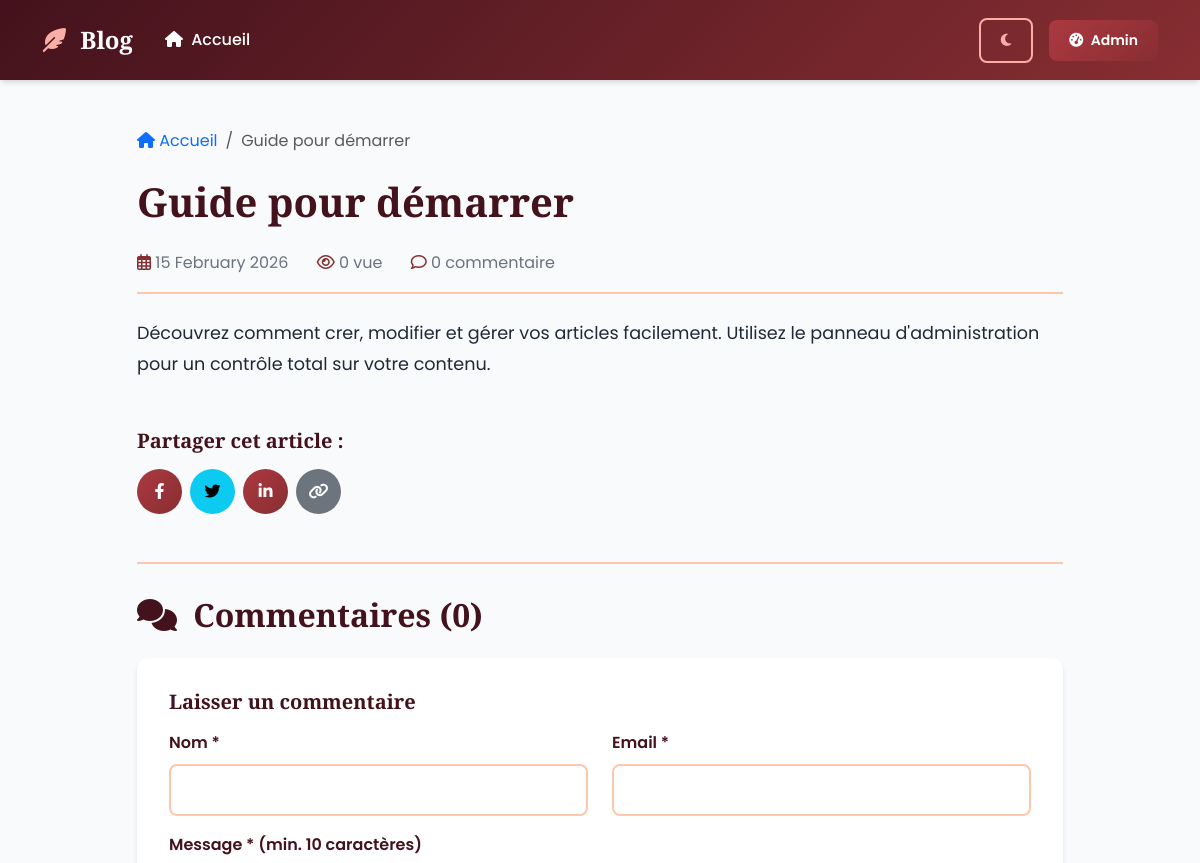
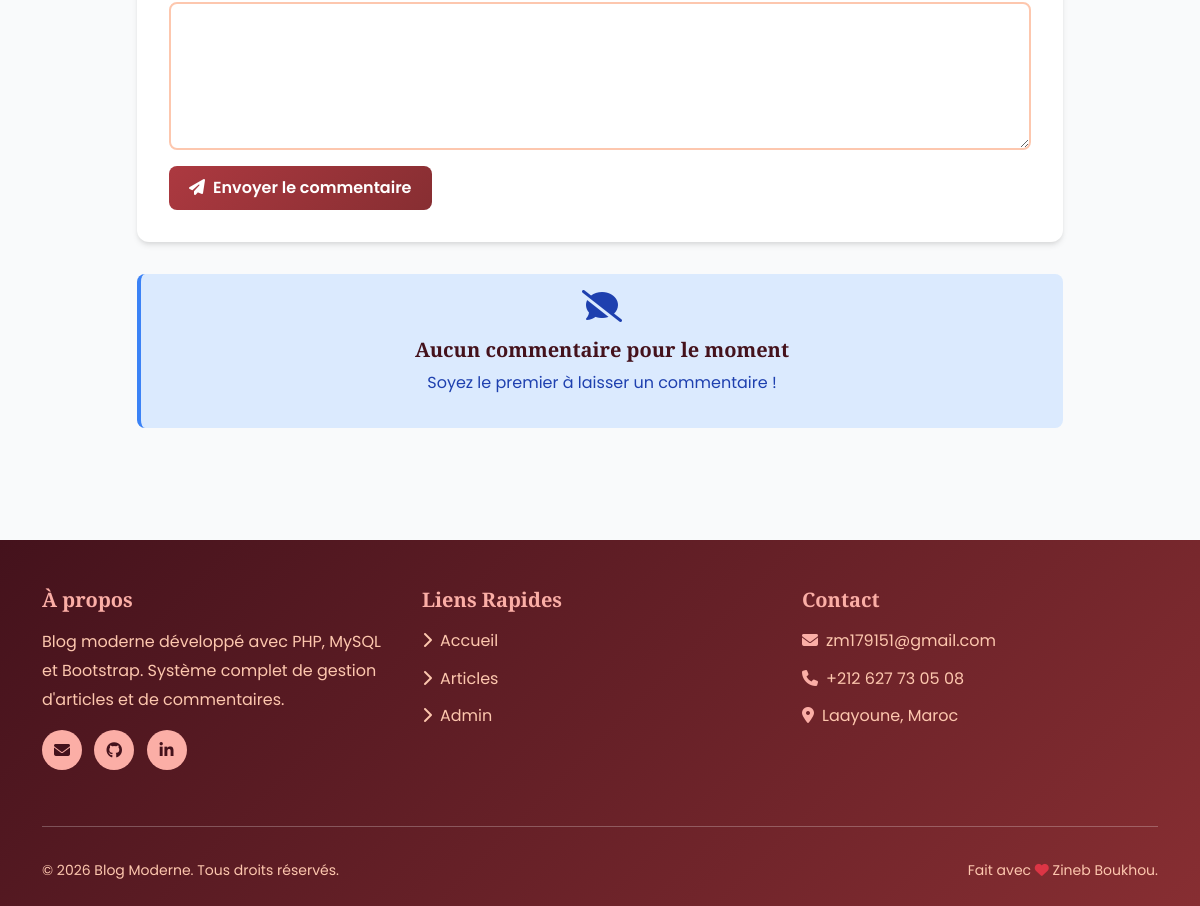
The page /article.php?slug=guide-pour-demarrer (signed in) on the database its author committed (2 pictures, top to bottom).
### tables this page shows
CREATE TABLE IF NOT EXISTS posts (
    id INT AUTO_INCREMENT PRIMARY KEY,
    title VARCHAR(255) NOT NULL,
    slug VARCHAR(255) NOT NULL UNIQUE,
    content TEXT NOT NULL,
    image VARCHAR(255) DEFAULT 'default.jpg',
    status ENUM('draft', 'published') DEFAULT 'draft',
    created_at TIMESTAMP DEFAULT CURRENT_TIMESTAMP,
    updated_at TIMESTAMP DEFAULT CURRENT_TIMESTAMP ON UPDATE CURRENT_TIMESTAMP,
    KEY idx_status (status),
    KEY idx_slug (slug)
);

### includes/db.php (called while the page is built, shortened)
<?php
if (!function_exists('formatDate')) {
    function formatDate($date) {
        return strftime('%d %B %Y', strtotime($date));
    }
}
?>

### article.php (the view, shortened to what this page needs)
<?php
require_once 'includes/db.php';
$slug = isset($_GET['slug']) ? cleanInput($_GET['slug']) : '';
$stmt = $pdo->prepare("SELECT * FROM posts WHERE slug = :slug AND status = 'published'");
$stmt->execute(['slug' => $slug]);
$article = $stmt->fetch();
$viewCountStmt = $pdo->prepare("SELECT COUNT(*) FROM post_views WHERE post_id = :post_id");
$viewCountStmt->execute(['post_id' => $article['id']]);
$view_count = $viewCountStmt->fetchColumn();
$commentsStmt = $pdo->prepare("
    SELECT * FROM comments
    WHERE post_id = :post_id AND status = 'approved'
    ORDER BY created_at DESC
");
$commentsStmt->execute(['post_id' => $article['id']]);
$comments = $commentsStmt->fetchAll();
require_once 'includes/header.php';
?>
<div class="container py-5">
    <div class="row justify-content-center">
        <div class="col-lg-10">
            <nav aria-label="breadcrumb" class="mb-4">
                <ol class="breadcrumb">
                    <li class="breadcrumb-item"><a href="index.php"><i class="fas fa-home"></i> Accueil</a></li>
                    <li class="breadcrumb-item active" aria-current="page"><?= htmlspecialchars($article['title']) ?></li>
                </ol>
            </nav>
            <article class="article-detail">
                <h1 class="article-title-large mb-4"><?= htmlspecialchars($article['title']) ?></h1>
                <div class="article-meta-large mb-4">
                    <span class="me-4">
                        <i class="far fa-calendar-alt"></i>
                        <?= formatDate($article['created_at']) ?>
                    </span>
                    <span class="me-4">
                        <i class="far fa-eye"></i>
                        <?= $view_count ?> vue<?= $view_count > 1 ? 's' : '' ?>
                    </span>
                    <span>
                        <i class="far fa-comment"></i>
                        <?= count($comments) ?> commentaire<?= count($comments) > 1 ? 's' : '' ?>
                    </span>
                </div>
                <div class="article-content-text mb-5">
                    <?= nl2br(htmlspecialchars($article['content'])) ?>
                </div>
                <div class="share-buttons mb-5">
                    <h5 class="mb-3">Partager cet article :</h5>
                    <div class="d-flex gap-2">
                        <a href="https://www.facebook.com/sharer/sharer.php?u=<?= urlencode('http://' . $_SERVER['HTTP_HOST'] . $_SERVER['REQUEST_URI']) ?>"
                           target="_blank" class="btn btn-primary">
                            <i class="fab fa-facebook-f"></i>
                        </a>
                        <a href="https://twitter.com/intent/tweet?url=<?= urlencode('http://' . $_SERVER['HTTP_HOST'] . $_SERVER['REQUEST_URI']) ?>&text=<?= urlencode($article['title']) ?>"
                           target="_blank" class="btn btn-info">
                            <i class="fab fa-twitter"></i>
                        </a>
                        <a href="https://www.linkedin.com/sharing/share-offsite/?url=<?= urlencode('http://' . $_SERVER['HTTP_HOST'] . $_SERVER['REQUEST_URI']) ?>"
                           target="_blank" class="btn btn-primary">
                            <i class="fab fa-linkedin-in"></i>
                        </a>
                        <button onclick="copyToClipboard(window.location.href)" class="btn btn-secondary">
                            <i class="fas fa-link"></i>
                        </button>
                    </div>
                </div>
            </article>
            <div class="comment-section">
                <h2 class="mb-4">
                    <i class="fas fa-comments me-2"></i>
                    Commentaires (<?= count($comments) ?>)
                </h2>
                <div class="comment-form">
                    <h5 class="mb-3">Laisser un commentaire</h5>
                    <form method="POST" action="">
                        <div class="row">
                            <div class="col-md-6 mb-3">
                                <label for="name" class="form-label">Nom *</label>
                                <input type="text" class="form-control" id="name" name="name" required>
                            </div>
                            <div class="col-md-6 mb-3">
                                <label for="email" class="form-label">Email *</label>
                                <input type="email" class="form-control" id="email" name="email" required>
                            </div>
                        </div>
                        <div class="mb-3">
                            <label for="message" class="form-label">Message * (min. 10 caractères)</label>
                            <textarea class="form-control" id="message" name="message" rows="5" required minlength="10"></textarea>
                        </div>
                        <button type="submit" class="btn btn-primary">
                            <i class="fas fa-paper-plane me-2"></i>Envoyer le commentaire
                        </button>
                    </form>
                </div>
                <?php if (count($comments) > 0): ?>
                    <div class="comments-list">
                        <?php foreach ($comments as $comment): ?>
                            <div class="comment-card fade-in">
                                <div class="comment-header">
                                    <div>
                                        <span class="comment-author">
                                            <i class="fas fa-user-circle me-2"></i>
                                            <?= htmlspecialchars($comment['author']) ?>
                                        </span>
                                        <small class="text-muted ms-2">
                                            <?= formatDate($comment['created_at']) ?>
                                        </small>
                                    </div>
                                </div>
                                <div class="comment-message">
                                    <?= nl2br(htmlspecialchars($comment['content'])) ?>
                                </div>
                            </div>
                        <?php endforeach; ?>
                    </div>
                <?php else: ?>
                    <div class="alert alert-info text-center">
                        <i class="fas fa-comment-slash fa-2x mb-3"></i>
                        <h5>Aucun commentaire pour le moment</h5>
                        <p>Soyez le premier à laisser un commentaire !</p>
                    </div>
                <?php endif; ?>
            </div>
        </div>
    </div>
</div>
<?php require_once 'includes/footer.php'; ?>

### includes/assets/css/style.css (style rules this page uses)
:root { --color-primary: #44121C; --color-secondary: #872E32; --color-accent: #AC3940; --color-light-1: #FBAEA6; --color-light-2: #FDC7AE; --color-success: #10b981; --color-danger: #ef4444; --color-warning: #f59e0b; --color-info: #3b82f6; --bg-primary: #44121C; --bg-secondary: #872E32; --bg-accent: #AC3940; --bg-light: #FDC7AE; --bg-white: #ffffff; --bg-gray: #f9fafb; --text-primary: #1f2937; --text-secondary: #6b7280; --text-light: #ffffff; --font-heading: 'Playfair Display', serif; --font-body: 'Poppins', sans-serif; --spacing-xs: 0.5rem; --spacing-sm: 1rem; --spacing-md: 1.5rem; --spacing-lg: 2rem; --spacing-xl: 3rem; --radius-sm: 0.375rem; --radius-md: 0.5rem; --radius-lg: 0.75rem; --radius-xl: 1rem; --shadow-sm: 0 1px 2px 0 rgba(0, 0, 0, 0.05); --shadow-md: 0 4px 6px -1px rgba(0, 0, 0, 0.1), 0 2px 4px -1px rgba(0, 0, 0, 0.06); --shadow-lg: 0 10px 15px -3px rgba(0, 0, 0, 0.1), 0 4px 6px -2px rgba(0, 0, 0, 0.05); --shadow-xl: 0 20px 25px -5px rgba(0, 0, 0, 0.1), 0 10px 10px -5px rgba(0, 0, 0, 0.04); }
* { margin: 0; padding: 0; box-sizing: border-box; }
html { scroll-behavior: smooth; }
body { font-family: var(--font-body); color: var(--text-primary); line-height: 1.6; background-color: var(--bg-gray); overflow-x: hidden; }
h1, h2, h3, h4, h5, h6 { font-family: var(--font-heading); font-weight: 700; color: var(--color-primary); }
a { text-decoration: none; transition: all 0.3s ease; }
.btn { font-weight: 600; border-radius: var(--radius-md); padding: 0.625rem 1.25rem; transition: all 0.3s ease; border: none; }
.btn-primary { background: linear-gradient(135deg, var(--color-accent), var(--color-secondary)); color: var(--text-light); }
.form-control, .form-select { border: 2px solid var(--color-light-2); border-radius: var(--radius-md); padding: 0.75rem 1rem; transition: all 0.3s ease; }
.form-label { font-weight: 600; color: var(--color-primary); margin-bottom: 0.5rem; }
.comment-section { margin-top: 3rem; padding-top: 2rem; border-top: 2px solid var(--color-light-2); }
.comment-form { background-color: var(--bg-white); padding: 2rem; border-radius: var(--radius-lg); box-shadow: var(--shadow-md); margin-bottom: 2rem; }
.alert { border: none; border-radius: var(--radius-md); padding: 1rem 1.25rem; margin-bottom: 1rem; }
.alert-info { background-color: #dbeafe; color: #1e40af; border-left: 4px solid var(--color-info); }

### article.php (style rules this page uses)
.article-title-large { font-size: 2.5rem; font-weight: 700; color: var(--color-primary); font-family: var(--font-heading); }
.article-meta-large { font-size: 1rem; color: var(--text-secondary); padding-bottom: 1rem; border-bottom: 2px solid var(--color-light-2); }
.article-meta-large i { color: var(--color-secondary); }
.article-content-text { font-size: 1.1rem; line-height: 1.8; color: var(--text-primary); }
.share-buttons h5 { color: var(--color-primary); }
.share-buttons .btn { width: 45px; height: 45px; display: inline-flex; align-items: center; justify-content: center; border-radius: 50%; }

### rows shown on the page
posts: title "Guide pour démarrer", created_at "15 February 2026", content "Découvrez comment crer, modifier et gérer vos articles facilement. Utilisez le panneau d'administration pour un contrôle total sur votre contenu."

### other values the page prints
$view_count "0"
count($comments) "0"
